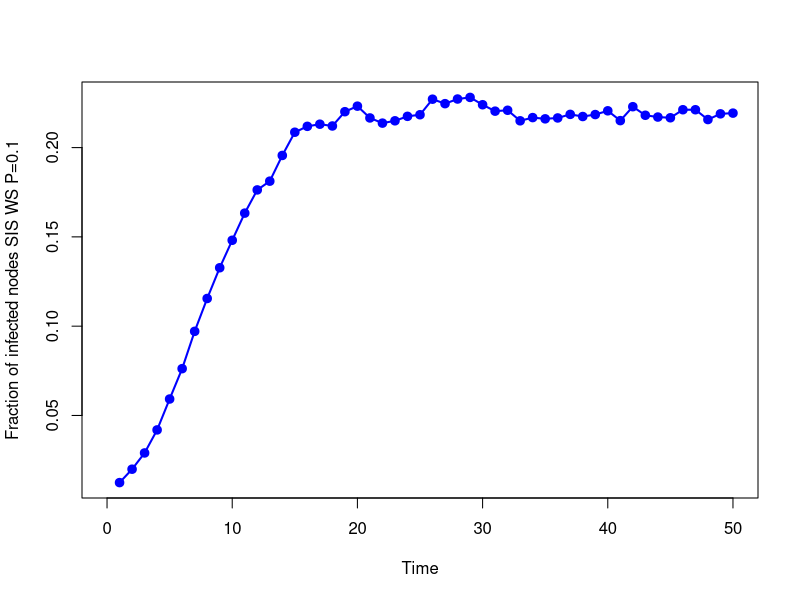

R code for this plot:
closeAllConnections()
graphics.off()
rm(list=ls()) #clear all variables
set.seed(101) #start the random seed

library(igraph) # Load the igraph package

#### MODEL PARAMETERS ####
N = 100; #number of nodes
av.dg = 6; #average degree
m = av.dg/2; # parameter of the BA model
q = 0.1 # rewiring probability in the WS model
p = av.dg/N # probability in the ER model

## MODELS ###
# BA network
G <- barabasi.game(N, m = av.dg/2, power=0.5 , directed = FALSE)
#G <- sample_pa(N, power = 1, m = av.dg/2)
# ER network
#G <- erdos.renyi.game(N,p, type =c("gnp"))
# # WS network
#G <- sample_smallworld(dim=1,size=N, nei = av.dg/2, p = q)


#### SIS MODEL ####
# states: S:0 I:1
## Parameters of the SIS model
Tmax = 50; # maximum number of iterations in the SIS model
mu = 1 # probability of recovering
beta = 0.2 # probability of transmission

targetnodes = seq(1,N) # node that will be used as the seed nodes
Ninf = matrix(0,nrow = length(targetnodes), ncol = Tmax) # matrix that stores the number of infected nodes at each time step

for(i in targetnodes){
  # is the seed node
  vstates = matrix(0, nrow = N, ncol = 1)

  vstates[i] = 1
  for(t in 1:Tmax){
    vinfected = which(vstates %in% 1)
    # try to recover all infected nodes at step (t+1)
    for(j in vinfected){
      if(runif(1,0,1) <= mu){
        vstates[j] = 0
      }
    }
    # try to infect all the neighbors of infected nodes at step t
    for(j in vinfected){
      ng = neighbors(G, j)
      for(k in ng){
        if(runif(1,0,1) < beta){
          if(vstates[k] == 0){# infect only susceptible nodes
            vstates[k] = 1
          }
        }
      }
    }
    Ninf[i, t] = length(which(vstates %in% 1))/N # store the fraction of infected nodes at time t

  }
}
rhoi = colMeans(Ninf) # average number if infected nodes from the result of each seed node
t = seq(1,length(rhoi)) # time steps
plot(t, rhoi, xlab = "Time", ylab = "Fraction of infected nodes SIS WS P=0.1",
     col = 'blue', lwd=2, xlim = c(0,Tmax), pch = 21,  bg = "blue", type="o")
